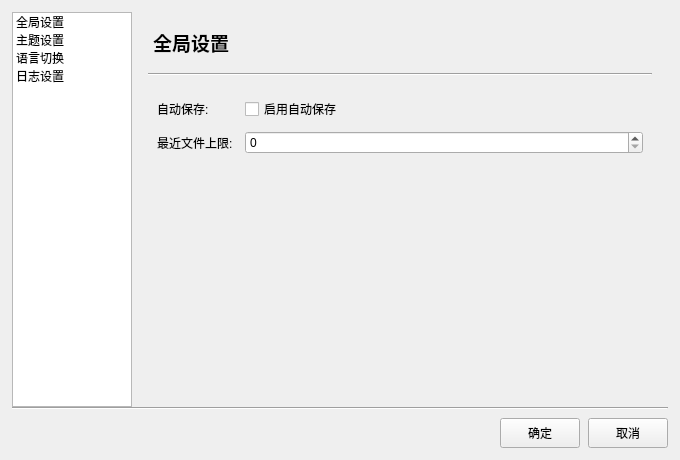
<?xml version="1.0" encoding="UTF-8"?>
<ui version="4.0">
 <class>SettingsDialog</class>
 <widget class="QDialog" name="SettingsDialog">
  <property name="geometry">
   <rect>
    <x>0</x>
    <y>0</y>
    <width>680</width>
    <height>460</height>
   </rect>
  </property>
  <property name="windowTitle">
   <string>设置</string>
  </property>
  <property name="minimumSize">
   <size>
    <width>560</width>
    <height>380</height>
   </size>
  </property>
  <layout class="QVBoxLayout" name="rootLayout">
   <property name="leftMargin">
    <number>12</number>
   </property>
   <property name="topMargin">
    <number>12</number>
   </property>
   <property name="rightMargin">
    <number>12</number>
   </property>
   <property name="bottomMargin">
    <number>12</number>
   </property>
   <property name="spacing">
    <number>0</number>
   </property>

   <!-- 中部: 左侧 nav (120 固定宽) + 右侧 stack -->
   <item>
    <widget class="QWidget" name="body" native="true">
     <property name="sizePolicy">
      <sizepolicy hsizetype="Expanding" vsizetype="Expanding">
       <horstretch>0</horstretch>
       <verstretch>0</verstretch>
      </sizepolicy>
     </property>
     <layout class="QHBoxLayout" name="bodyLayout">
      <property name="leftMargin">
       <number>0</number>
      </property>
      <property name="topMargin">
       <number>0</number>
      </property>
      <property name="rightMargin">
       <number>0</number>
      </property>
      <property name="bottomMargin">
       <number>0</number>
      </property>
      <property name="spacing">
       <number>0</number>
      </property>

      <!-- 左侧导航: 固定 120 宽, 充满高度 -->
      <item>
       <widget class="QListWidget" name="nav">
        <property name="sizePolicy">
         <sizepolicy hsizetype="Fixed" vsizetype="Expanding">
          <horstretch>0</horstretch>
          <verstretch>0</verstretch>
         </sizepolicy>
        </property>
        <property name="minimumSize">
         <size>
          <width>120</width>
          <height>0</height>
         </size>
        </property>
        <property name="maximumSize">
         <size>
          <width>120</width>
          <height>16777215</height>
         </size>
        </property>
        <property name="spacing">
         <number>4</number>
        </property>
        <item>
         <property name="text">
          <string>全局设置</string>
         </property>
        </item>
        <item>
         <property name="text">
          <string>主题设置</string>
         </property>
        </item>
        <item>
         <property name="text">
          <string>语言切换</string>
         </property>
        </item>
        <item>
         <property name="text">
          <string>日志设置</string>
         </property>
        </item>
       </widget>
      </item>

      <!-- 右侧内容区: 弹性占满剩余空间 -->
      <item>
       <widget class="QStackedWidget" name="stack">
        <property name="sizePolicy">
         <sizepolicy hsizetype="Expanding" vsizetype="Expanding">
          <horstretch>1</horstretch>
          <verstretch>1</verstretch>
         </sizepolicy>
        </property>
        <property name="currentIndex">
         <number>0</number>
        </property>

        <!-- ========== 全局设置页 ========== -->
        <widget class="QWidget" name="generalPage">
         <layout class="QVBoxLayout" name="generalRootLayout">
          <property name="leftMargin">
           <number>16</number>
          </property>
          <property name="topMargin">
           <number>16</number>
          </property>
          <property name="rightMargin">
           <number>16</number>
          </property>
          <property name="bottomMargin">
           <number>16</number>
          </property>
          <property name="spacing">
           <number>12</number>
          </property>

          <item>
           <widget class="QLabel" name="generalTitle">
            <property name="text">
             <string>全局设置</string>
            </property>
            <property name="styleSheet">
             <string notr="true">font-size: 14pt; font-weight: 600; padding-bottom: 4px;</string>
            </property>
           </widget>
          </item>

          <item>
           <widget class="QFrame" name="generalSep">
            <property name="frameShape">
             <enum>QFrame::HLine</enum>
            </property>
            <property name="frameShadow">
             <enum>QFrame::Sunken</enum>
            </property>
           </widget>
          </item>

          <item>
           <widget class="QWidget" name="generalFormContainer" native="true">
            <layout class="QFormLayout" name="generalForm">
             <property name="horizontalSpacing">
              <number>12</number>
             </property>
             <property name="verticalSpacing">
              <number>10</number>
             </property>
             <item row="0" column="0">
              <widget class="QLabel" name="autoSaveLabel">
               <property name="text">
                <string>自动保存:</string>
               </property>
              </widget>
             </item>
             <item row="0" column="1">
              <widget class="QCheckBox" name="autoSave">
               <property name="text">
                <string>启用自动保存</string>
               </property>
              </widget>
             </item>
             <item row="1" column="0">
              <widget class="QLabel" name="recentLabel">
               <property name="text">
                <string>最近文件上限:</string>
               </property>
              </widget>
             </item>
             <item row="1" column="1">
              <widget class="QSpinBox" name="recentCount">
               <property name="minimumSize">
                <size>
                 <width>100</width>
                 <height>0</height>
                </size>
               </property>
              </widget>
             </item>
            </layout>
           </widget>
          </item>

          <item>
           <spacer name="generalSpacer">
            <property name="orientation">
             <enum>Qt::Orientation::Vertical</enum>
            </property>
            <property name="sizeHint" stdset="0">
             <size>
              <width>0</width>
              <height>0</height>
             </size>
            </property>
           </spacer>
          </item>
         </layout>
        </widget>

        <!-- ========== 主题设置页 ========== -->
        <widget class="QWidget" name="themePage">
         <layout class="QVBoxLayout" name="themeRootLayout">
          <property name="leftMargin">
           <number>16</number>
          </property>
          <property name="topMargin">
           <number>16</number>
          </property>
          <property name="rightMargin">
           <number>16</number>
          </property>
          <property name="bottomMargin">
           <number>16</number>
          </property>
          <property name="spacing">
           <number>12</number>
          </property>

          <item>
           <widget class="QLabel" name="themeTitle">
            <property name="text">
             <string>主题设置</string>
            </property>
            <property name="styleSheet">
             <string notr="true">font-size: 14pt; font-weight: 600; padding-bottom: 4px;</string>
            </property>
           </widget>
          </item>

          <item>
           <widget class="QFrame" name="themeSep">
            <property name="frameShape">
             <enum>QFrame::HLine</enum>
            </property>
            <property name="frameShadow">
             <enum>QFrame::Sunken</enum>
            </property>
           </widget>
          </item>

          <item>
           <widget class="QWidget" name="themeFormContainer" native="true">
            <layout class="QFormLayout" name="themeForm">
             <property name="horizontalSpacing">
              <number>12</number>
             </property>
             <property name="verticalSpacing">
              <number>10</number>
             </property>
             <item row="0" column="0">
              <widget class="QLabel" name="themeLabel">
               <property name="text">
                <string>主题:</string>
               </property>
              </widget>
             </item>
             <item row="0" column="1">
              <widget class="QComboBox" name="themeCombo">
               <property name="minimumSize">
                <size>
                 <width>180</width>
                 <height>0</height>
                </size>
               </property>
               <item>
                <property name="text">
                 <string>使用系统默认</string>
                </property>
               </item>
               <item>
                <property name="text">
                 <string>浅色</string>
                </property>
               </item>
               <item>
                <property name="text">
                 <string>深色</string>
                </property>
               </item>
              </widget>
             </item>
             <item row="1" column="0" colspan="2">
              <widget class="QLabel" name="themeNote">
               <property name="text">
                <string>(主题设置需要重启生效)</string>
               </property>
               <property name="styleSheet">
                <string notr="true">color: gray; font-size: 9pt;</string>
               </property>
              </widget>
             </item>
            </layout>
           </widget>
          </item>

          <item>
           <spacer name="themeSpacer">
            <property name="orientation">
             <enum>Qt::Orientation::Vertical</enum>
            </property>
            <property name="sizeHint" stdset="0">
             <size>
              <width>0</width>
              <height>0</height>
             </size>
            </property>
           </spacer>
          </item>
         </layout>
        </widget>

        <!-- ========== 语言切换页 ========== -->
        <widget class="QWidget" name="languagePage">
         <layout class="QVBoxLayout" name="languageRootLayout">
          <property name="leftMargin">
           <number>16</number>
          </property>
          <property name="topMargin">
           <number>16</number>
          </property>
          <property name="rightMargin">
           <number>16</number>
          </property>
          <property name="bottomMargin">
           <number>16</number>
          </property>
          <property name="spacing">
           <number>12</number>
          </property>

          <item>
           <widget class="QLabel" name="langTitle">
            <property name="text">
             <string>语言切换</string>
            </property>
            <property name="styleSheet">
             <string notr="true">font-size: 14pt; font-weight: 600; padding-bottom: 4px;</string>
            </property>
           </widget>
          </item>

          <item>
           <widget class="QFrame" name="langSep">
            <property name="frameShape">
             <enum>QFrame::HLine</enum>
            </property>
            <property name="frameShadow">
             <enum>QFrame::Sunken</enum>
            </property>
           </widget>
          </item>

          <item>
           <widget class="QWidget" name="langFormContainer" native="true">
            <layout class="QFormLayout" name="languageForm">
             <property name="horizontalSpacing">
              <number>12</number>
             </property>
             <property name="verticalSpacing">
              <number>10</number>
             </property>
             <item row="0" column="0">
              <widget class="QLabel" name="langLabel">
               <property name="text">
                <string>语言:</string>
               </property>
              </widget>
             </item>
             <item row="0" column="1">
              <widget class="QComboBox" name="langCombo">
               <property name="minimumSize">
                <size>
                 <width>180</width>
                 <height>0</height>
                </size>
               </property>
              </widget>
             </item>
             <item row="1" column="0" colspan="2">
              <widget class="QLabel" name="langNote">
               <property name="text">
                <string>(修改后立即生效, 下次启动会记住选择)</string>
               </property>
               <property name="styleSheet">
                <string notr="true">color: gray; font-size: 9pt;</string>
               </property>
              </widget>
             </item>
            </layout>
           </widget>
          </item>

          <item>
           <spacer name="langSpacer">
            <property name="orientation">
             <enum>Qt::Orientation::Vertical</enum>
            </property>
            <property name="sizeHint" stdset="0">
             <size>
              <width>0</width>
              <height>0</height>
             </size>
            </property>
           </spacer>
          </item>
         </layout>
        </widget>

        <!-- ========== 日志设置页 ========== -->
        <widget class="QWidget" name="logPage">
         <layout class="QVBoxLayout" name="logRootLayout">
          <property name="leftMargin">
           <number>16</number>
          </property>
          <property name="topMargin">
           <number>16</number>
          </property>
          <property name="rightMargin">
           <number>16</number>
          </property>
          <property name="bottomMargin">
           <number>16</number>
          </property>
          <property name="spacing">
           <number>12</number>
          </property>

          <item>
           <widget class="QLabel" name="logTitle">
            <property name="text">
             <string>日志设置</string>
            </property>
            <property name="styleSheet">
             <string notr="true">font-size: 14pt; font-weight: 600; padding-bottom: 4px;</string>
            </property>
           </widget>
          </item>

          <item>
           <widget class="QFrame" name="logSep">
            <property name="frameShape">
             <enum>QFrame::HLine</enum>
            </property>
            <property name="frameShadow">
             <enum>QFrame::Sunken</enum>
            </property>
           </widget>
          </item>

          <item>
           <widget class="QWidget" name="logFormContainer" native="true">
            <layout class="QFormLayout" name="logForm">
             <property name="horizontalSpacing">
              <number>12</number>
             </property>
             <property name="verticalSpacing">
              <number>10</number>
             </property>

             <item row="0" column="0">
              <widget class="QLabel" name="logModuleLabel">
               <property name="text">
                <string>模块名:</string>
               </property>
              </widget>
             </item>
             <item row="0" column="1">
              <widget class="QLineEdit" name="logModuleName">
               <property name="minimumSize">
                <size>
                 <width>240</width>
                 <height>0</height>
                </size>
               </property>
              </widget>
             </item>

             <item row="1" column="0">
              <widget class="QLabel" name="logDirLabel">
               <property name="text">
                <string>日志目录:</string>
               </property>
              </widget>
             </item>
             <item row="1" column="1">
              <widget class="QWidget" name="logDirRow" native="true">
               <layout class="QHBoxLayout" name="logDirLayout">
                <property name="leftMargin">
                 <number>0</number>
                </property>
                <property name="topMargin">
                 <number>0</number>
                </property>
                <property name="rightMargin">
                 <number>0</number>
                </property>
                <property name="bottomMargin">
                 <number>0</number>
                </property>
                <property name="spacing">
                 <number>6</number>
                </property>
                <item>
                 <widget class="QLineEdit" name="logDir">
                  <property name="sizePolicy">
                   <sizepolicy hsizetype="Expanding" vsizetype="Fixed">
                    <horstretch>1</horstretch>
                    <verstretch>0</verstretch>
                   </sizepolicy>
                  </property>
                 </widget>
                </item>
                <item>
                 <widget class="QPushButton" name="logBrowseBtn">
                  <property name="minimumSize">
                   <size>
                    <width>80</width>
                    <height>0</height>
                   </size>
                  </property>
                  <property name="text">
                   <string>浏览...</string>
                  </property>
                 </widget>
                </item>
               </layout>
              </widget>
             </item>

             <item row="2" column="0">
              <widget class="QLabel" name="logLevelLabel">
               <property name="text">
                <string>日志级别:</string>
               </property>
              </widget>
             </item>
             <item row="2" column="1">
              <widget class="QComboBox" name="logLevelCombo">
               <property name="minimumSize">
                <size>
                 <width>180</width>
                 <height>0</height>
                </size>
               </property>
               <item>
                <property name="text">
                 <string>Trace (最详细)</string>
                </property>
               </item>
               <item>
                <property name="text">
                 <string>Debug (调试)</string>
                </property>
               </item>
               <item>
                <property name="text">
                 <string>Info (常规)</string>
                </property>
               </item>
               <item>
                <property name="text">
                 <string>Warn (警告)</string>
                </property>
               </item>
               <item>
                <property name="text">
                 <string>Error (错误)</string>
                </property>
               </item>
               <item>
                <property name="text">
                 <string>Critical (严重)</string>
                </property>
               </item>
               <item>
                <property name="text">
                 <string>Off (关闭)</string>
                </property>
               </item>
              </widget>
             </item>

             <item row="3" column="0">
              <widget class="QLabel" name="logSizeLabel">
               <property name="text">
                <string>单文件大小:</string>
               </property>
              </widget>
             </item>
             <item row="3" column="1">
              <widget class="QWidget" name="logSizeRow" native="true">
               <layout class="QHBoxLayout" name="logSizeLayout">
                <property name="leftMargin">
                 <number>0</number>
                </property>
                <property name="topMargin">
                 <number>0</number>
                </property>
                <property name="rightMargin">
                 <number>0</number>
                </property>
                <property name="bottomMargin">
                 <number>0</number>
                </property>
                <property name="spacing">
                 <number>6</number>
                </property>
                <item>
                 <widget class="QSpinBox" name="logSizeMB">
                  <property name="minimumSize">
                   <size>
                    <width>100</width>
                    <height>0</height>
                   </size>
                  </property>
                  <property name="minimum">
                   <number>1</number>
                  </property>
                  <property name="maximum">
                   <number>1024</number>
                  </property>
                  <property name="singleStep">
                   <number>1</number>
                  </property>
                  <property name="value">
                   <number>4</number>
                  </property>
                  <property name="suffix">
                   <string> MB</string>
                  </property>
                 </widget>
                </item>
                <item>
                 <spacer name="logSizeSpacer">
                  <property name="orientation">
                   <enum>Qt::Orientation::Horizontal</enum>
                  </property>
                  <property name="sizeHint" stdset="0">
                   <size>
                    <width>40</width>
                    <height>20</height>
                   </size>
                  </property>
                 </spacer>
                </item>
               </layout>
              </widget>
             </item>

             <item row="4" column="0" colspan="2">
              <widget class="QLabel" name="logStatusLabel">
               <property name="text">
                <string>当前状态: --</string>
               </property>
               <property name="styleSheet">
                <string notr="true">color: gray; font-size: 9pt;</string>
               </property>
              </widget>
             </item>
            </layout>
           </widget>
          </item>

          <item>
           <widget class="QWidget" name="logBtnRow" native="true">
            <layout class="QHBoxLayout" name="logBtnLayout">
             <property name="leftMargin">
              <number>0</number>
             </property>
             <property name="topMargin">
              <number>4</number>
             </property>
             <property name="rightMargin">
              <number>0</number>
             </property>
             <property name="bottomMargin">
              <number>0</number>
             </property>
             <property name="spacing">
              <number>8</number>
             </property>
             <item>
              <widget class="QPushButton" name="logApplyBtn">
               <property name="minimumSize">
                <size>
                 <width>100</width>
                 <height>30</height>
                </size>
               </property>
               <property name="text">
                <string>应用设置</string>
               </property>
              </widget>
             </item>
             <item>
              <widget class="QPushButton" name="logListBtn">
               <property name="minimumSize">
                <size>
                 <width>100</width>
                 <height>30</height>
                </size>
               </property>
               <property name="text">
                <string>查看今天的日志</string>
               </property>
              </widget>
             </item>
             <item>
              <spacer name="logBtnSpacer">
               <property name="orientation">
                <enum>Qt::Orientation::Horizontal</enum>
               </property>
               <property name="sizeHint" stdset="0">
                <size>
                 <width>40</width>
                 <height>20</height>
                </size>
               </property>
              </spacer>
             </item>
            </layout>
           </widget>
          </item>

          <item>
           <spacer name="logSpacer">
            <property name="orientation">
             <enum>Qt::Orientation::Vertical</enum>
            </property>
            <property name="sizeHint" stdset="0">
             <size>
              <width>0</width>
              <height>0</height>
             </size>
            </property>
           </spacer>
          </item>
         </layout>
        </widget>

       </widget>
      </item>
     </layout>
    </widget>
   </item>

   <!-- 底部分隔线 + 按钮栏 -->
   <item>
    <widget class="QFrame" name="rootSep">
     <property name="frameShape">
      <enum>QFrame::HLine</enum>
     </property>
     <property name="frameShadow">
      <enum>QFrame::Sunken</enum>
     </property>
    </widget>
   </item>

   <item>
    <widget class="QWidget" name="btnBar" native="true">
     <layout class="QHBoxLayout" name="btnBarLayout">
      <property name="leftMargin">
       <number>0</number>
      </property>
      <property name="topMargin">
       <number>8</number>
      </property>
      <property name="rightMargin">
       <number>0</number>
      </property>
      <property name="bottomMargin">
       <number>0</number>
      </property>
      <property name="spacing">
       <number>8</number>
      </property>
      <item>
       <spacer name="btnSpacer">
        <property name="orientation">
         <enum>Qt::Orientation::Horizontal</enum>
        </property>
        <property name="sizeHint" stdset="0">
         <size>
          <width>40</width>
          <height>20</height>
         </size>
        </property>
       </spacer>
      </item>
      <item>
       <widget class="QPushButton" name="btnOk">
        <property name="minimumSize">
         <size>
          <width>80</width>
          <height>30</height>
         </size>
        </property>
        <property name="text">
         <string>确定</string>
        </property>
       </widget>
      </item>
      <item>
       <widget class="QPushButton" name="btnCancel">
        <property name="minimumSize">
         <size>
          <width>80</width>
          <height>30</height>
         </size>
        </property>
        <property name="text">
         <string>取消</string>
        </property>
       </widget>
      </item>
     </layout>
    </widget>
   </item>
  </layout>
 </widget>
 <resources/>
 <connections>
  <connection>
   <sender>nav</sender>
   <signal>currentRowChanged(int)</signal>
   <receiver>stack</receiver>
   <slot>setCurrentIndex(int)</slot>
   <hints>
    <hint type="sourcelabel">
     <x>60</x>
     <y>120</y>
    </hint>
    <hint type="destinationlabel">
     <x>320</x>
     <y>200</y>
    </hint>
   </hints>
  </connection>
  <connection>
   <sender>btnOk</sender>
   <signal>clicked()</signal>
   <receiver>SettingsDialog</receiver>
   <slot>accept()</slot>
   <hints>
    <hint type="sourcelabel">
     <x>520</x>
     <y>390</y>
    </hint>
    <hint type="destinationlabel">
     <x>320</x>
     <y>210</y>
    </hint>
   </hints>
  </connection>
  <connection>
   <sender>btnCancel</sender>
   <signal>clicked()</signal>
   <receiver>SettingsDialog</receiver>
   <slot>reject()</slot>
   <hints>
    <hint type="sourcelabel">
     <x>580</x>
     <y>390</y>
    </hint>
    <hint type="destinationlabel">
     <x>320</x>
     <y>210</y>
    </hint>
   </hints>
  </connection>
 </connections>
</ui>
